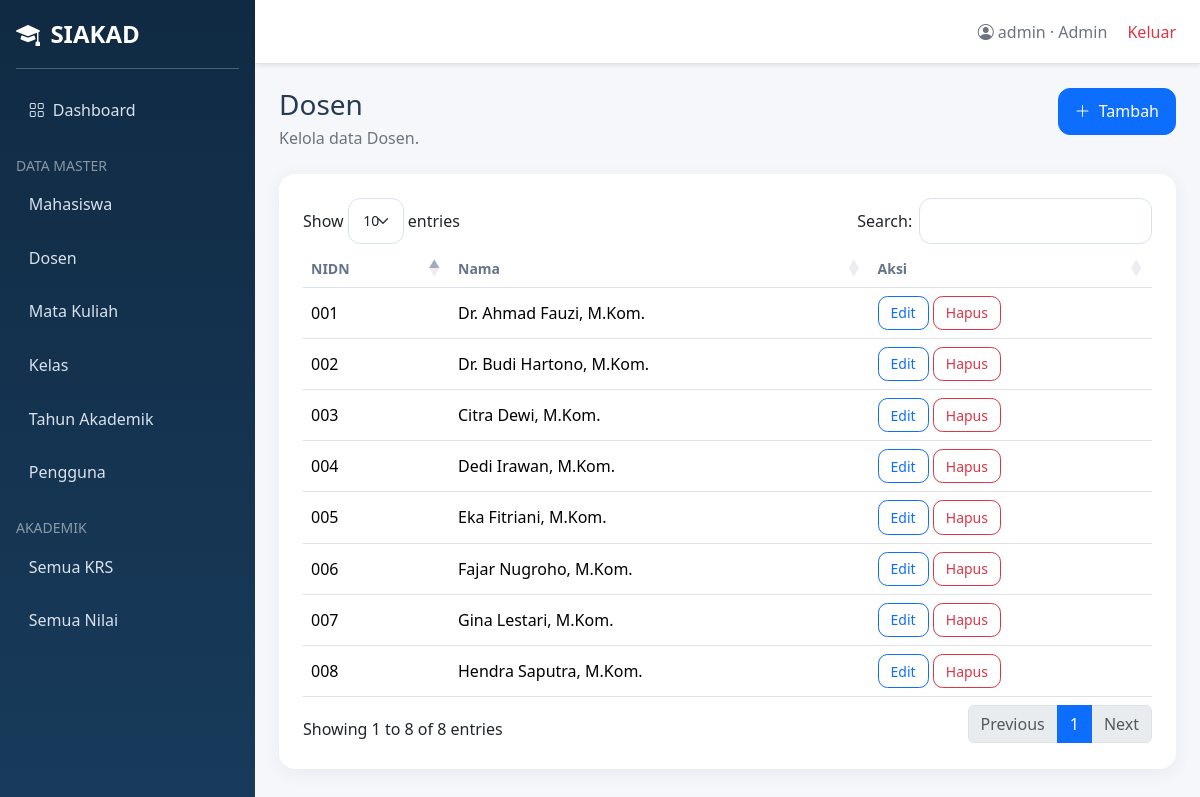
The page /admin/dosen.php (signed in) on the database its author committed.
### tables this page shows
CREATE TABLE dosen (id INT AUTO_INCREMENT PRIMARY KEY,user_id INT NULL UNIQUE,nidn VARCHAR(20) NOT NULL UNIQUE,nama VARCHAR(100) NOT NULL,CONSTRAINT fk_dosen_user FOREIGN KEY(user_id) REFERENCES users(id) ON DELETE SET NULL);

### admin/dosen.php (called while the page is built)
<?php $_GET['type']='dosen'; require __DIR__.'/master.php';

### includes/functions.php (called while the page is built, shortened)
<?php
function e(?string $value): string { return htmlspecialchars((string)$value, ENT_QUOTES, 'UTF-8'); }
function url(string $path = ''): string { return APP_URL . ltrim($path, '/'); }
function csrf(): string { return $_SESSION['csrf'] ??= bin2hex(random_bytes(32)); }
function user(): ?array { return $_SESSION['user'] ?? null; }
function dashboard_path(): string { return match(user()['role']) { 'admin' => 'admin/dashboard.php', 'dosen' => 'dosen/dashboard.php', default => 'mahasiswa/dashboard.php' }; }

### admin/master.php (the view, shortened to what this page needs)
<?php
require_once __DIR__ . '/../includes/functions.php';
$type = $_GET['type'] ?? 'mahasiswa';
$configs = [
	'mahasiswa' => ['title' => 'Mahasiswa', 'table' => 'mahasiswa', 'pk' => 'id', 'fields' => ['npm' => 'NPM', 'nama' => 'Nama', 'jk' => 'Jenis Kelamin (L/P)', 'alamat' => 'Alamat', 'prodi' => 'Program Studi', 'angkatan' => 'Angkatan'], 'list' => 'SELECT * FROM mahasiswa ORDER BY nama'],
	'dosen' => ['title' => 'Dosen', 'table' => 'dosen', 'pk' => 'id', 'fields' => ['nidn' => 'NIDN', 'nama' => 'Nama'], 'list' => 'SELECT * FROM dosen ORDER BY nama'],
	'mata_kuliah' => ['title' => 'Mata Kuliah', 'table' => 'mata_kuliah', 'pk' => 'id', 'fields' => ['kode' => 'Kode', 'nama' => 'Nama', 'sks' => 'SKS'], 'list' => 'SELECT * FROM mata_kuliah ORDER BY kode'],
	'tahun_akademik' => ['title' => 'Tahun Akademik', 'table' => 'tahun_akademik', 'pk' => 'id', 'fields' => ['tahun' => 'Tahun (mis. 2025/2026)', 'semester' => 'Semester (Ganjil/Genap)', 'status' => 'Status (Aktif/Nonaktif)'], 'list' => 'SELECT * FROM tahun_akademik ORDER BY tahun DESC'],
	'kelas' => ['title' => 'Kelas', 'table' => 'kelas', 'pk' => 'id', 'fields' => ['id_mk' => 'ID Mata Kuliah', 'id_dosen' => 'ID Dosen', 'id_tahun_akademik' => 'ID Tahun Akademik', 'nama_kelas' => 'Nama Kelas', 'kapasitas' => 'Kapasitas'], 'list' => 'SELECT k.*,m.kode,m.nama mk,d.nama dosen,t.tahun,t.semester FROM kelas k JOIN mata_kuliah m ON m.id=k.id_mk LEFT JOIN dosen d ON d.id=k.id_dosen JOIN tahun_akademik t ON t.id=k.id_tahun_akademik ORDER BY k.id DESC'],
	'users' => ['title' => 'Pengguna', 'table' => 'users', 'pk' => 'id', 'fields' => ['username' => 'Username', 'password' => 'Password (kosongkan saat edit)', 'role' => 'Peran (admin/dosen/mahasiswa)', 'person_id' => 'Pilih nama', 'is_active' => 'Aktif (1/0)'], 'list' => 'SELECT u.id,u.username,u.role,u.is_active,u.created_at,COALESCE(m.nama,d.nama,\'Admin\') nama_pengguna FROM users u LEFT JOIN mahasiswa m ON m.user_id=u.id LEFT JOIN dosen d ON d.user_id=u.id ORDER BY u.id DESC'],
];
$c = $configs[$type];
$pdo = db();
$rows = $pdo->query($c['list'])->fetchAll();
require_once __DIR__ . '/../includes/header.php';
?>
<div class="d-flex justify-content-between align-items-start flex-wrap gap-3 mb-4">
	<div>
		<h3 class="mb-1"><?= $c['title'] ?></h3>
		<p class="text-secondary mb-0">Kelola data <?= $c['title'] ?>.</p>
	</div>
	<a class="btn btn-primary" href="?type=<?= $type ?>&id=0"><i class="bi bi-plus-lg me-1"></i> Tambah</a>
</div>
<div class="card p-4">
	<div class="table-responsive">
		<table class="table table-hover align-middle datatable mb-0">
			<thead>
				<tr>
					<?php foreach ($c['fields'] as $field => $label): ?>
						<th><?= e(strtok($label, '(')) ?></th>
					<?php endforeach; ?>
					<th>Aksi</th>
				</tr>
			</thead>
			<tbody>
				<?php foreach ($rows as $row): ?>
				<tr>
					<?php foreach ($c['fields'] as $field => $label): ?>
						<td><?= e($field === 'password' ? '••••••' : ($row[$field] ?? ($field === 'id_mk' ? ($row['kode'] . ' — ' . $row['mk']) : ''))) ?></td>
					<?php endforeach; ?>
					<td class="text-nowrap">
						<a class="btn btn-sm btn-outline-primary" href="?type=<?= $type ?>&id=<?= $row['id'] ?>">Edit</a>
						<a onclick="return confirm('Hapus data ini?')" class="btn btn-sm btn-outline-danger" href="?type=<?= $type ?>&id=<?= $row['id'] ?>&delete=1&csrf=<?= csrf() ?>">Hapus</a>
					</td>
				</tr>
				<?php endforeach; ?>
			</tbody>
		</table>
	</div>
</div>
<?php require_once __DIR__ . '/../includes/footer.php'; ?>

### includes/header.php (shortened to what this page needs)
<?php require_once __DIR__ . '/functions.php'; require_login(); $page_title = $page_title ?? 'SIAKAD'; ?>
<!doctype html><html lang="id"><head><meta charset="utf-8"><meta name="viewport" content="width=device-width,initial-scale=1"><title><?= e($page_title) ?> | SIAKAD</title>
<link href="https://cdn.jsdelivr.net/npm/bootstrap@5.3.3/dist/css/bootstrap.min.css" rel="stylesheet"><link href="https://cdn.jsdelivr.net/npm/bootstrap-icons@1.11.3/font/bootstrap-icons.min.css" rel="stylesheet"><link href="https://cdn.datatables.net/1.13.8/css/dataTables.bootstrap5.min.css" rel="stylesheet"><link href="<?= url('assets/css/app.css') ?>" rel="stylesheet"></head><body>
<div class="d-flex"><aside class="sidebar p-3 text-white"><a class="brand text-white text-decoration-none fs-4 fw-bold" href="<?= url(dashboard_path()) ?>"><i class="bi bi-mortarboard-fill"></i> SIAKAD</a><hr><?php include __DIR__ . '/sidebar.php'; ?></aside><main class="flex-grow-1"><nav class="navbar bg-white border-bottom px-4 shadow-sm"><button class="btn d-lg-none" onclick="document.querySelector('.sidebar').classList.toggle('show')"><i class="bi bi-list"></i></button><span class="ms-auto text-secondary"><i class="bi bi-person-circle"></i> <?= e(user()['username']) ?> · <?= e(ucfirst(user()['role'])) ?> <a class="ms-3 text-danger" href="<?= url('auth/logout.php') ?>">Keluar</a></span></nav><div class="container-fluid p-4">

### includes/sidebar.php
<?php $role = user()['role']; ?>
<nav class="nav flex-column gap-1"><a class="nav-link" href="<?= url(dashboard_path()) ?>"><i class="bi bi-grid me-2"></i>Dashboard</a>
<?php if ($role === 'admin'): ?><div class="small text-uppercase text-white-50 mt-3">Data Master</div><a class="nav-link" href="<?= url('admin/mahasiswa.php') ?>">Mahasiswa</a><a class="nav-link" href="<?= url('admin/dosen.php') ?>">Dosen</a><a class="nav-link" href="<?= url('admin/mata_kuliah.php') ?>">Mata Kuliah</a><a class="nav-link" href="<?= url('admin/kelas.php') ?>">Kelas</a><a class="nav-link" href="<?= url('admin/tahun_akademik.php') ?>">Tahun Akademik</a><a class="nav-link" href="<?= url('admin/users.php') ?>">Pengguna</a><div class="small text-uppercase text-white-50 mt-3">Akademik</div><a class="nav-link" href="<?= url('admin/krs.php') ?>">Semua KRS</a><a class="nav-link" href="<?= url('admin/nilai.php') ?>">Semua Nilai</a>
<?php elseif ($role === 'dosen'): ?><a class="nav-link" href="<?= url('dosen/mata_kuliah.php') ?>">Mata Kuliah Saya</a><a class="nav-link" href="<?= url('dosen/nilai.php') ?>">Input Nilai</a>
<?php else: ?><a class="nav-link" href="<?= url('mahasiswa/profil.php') ?>">Profil</a><a class="nav-link" href="<?= url('mahasiswa/krs.php') ?>">Isi KRS</a><a class="nav-link" href="<?= url('mahasiswa/nilai.php') ?>">Nilai & IPK</a><?php endif; ?></nav>

### includes/footer.php (shortened to what this page needs)
</div></main></div></body></html>

### assets/css/app.css (style rules this page uses)
:root { --navy:#102a43; --blue:#2563eb; --bg:#f5f7fb; --text:#243b53; --muted:#64748b; }
* { box-sizing:border-box }
html,body { min-height:100% }
body { background:var(--bg); color:var(--text); overflow-x:hidden; }
a { text-decoration:none }
.sidebar { width:255px; min-height:100vh; background:linear-gradient(180deg,var(--navy),#183b5b); position:sticky; top:0; flex:0 0 255px; }
.sidebar .brand { display:flex; align-items:center; gap:.65rem; }
.sidebar .nav-link { color:#d9e2ec; border-radius:.65rem; padding:.7rem .8rem; margin:.1rem 0; transition:background-color .15s ease,color .15s ease,transform .15s ease; }
main { min-width:0; }
.navbar { min-height:64px; }
.container-fluid { padding-top:1.5rem; padding-bottom:1.5rem; }
.card { border:0; border-radius:1rem; box-shadow:0 4px 18px #102a4310; }
.table td,.table th { vertical-align:middle; }
.table thead th { color:var(--muted); font-size:.875rem; font-weight:600; white-space:nowrap; }
.btn { border-radius:.75rem; padding:.65rem 1rem; }
.btn-sm { padding:.35rem .75rem; border-radius:.6rem; }

### rows shown on the page
dosen: nidn "003", nama "Citra Dewi, M.Kom."
dosen: nidn "004", nama "Dedi Irawan, M.Kom."
dosen: nidn "001", nama "Dr. Ahmad Fauzi, M.Kom."
dosen: nidn "002", nama "Dr. Budi Hartono, M.Kom."
dosen: nidn "005", nama "Eka Fitriani, M.Kom."
dosen: nidn "006", nama "Fajar Nugroho, M.Kom."
dosen: nidn "007", nama "Gina Lestari, M.Kom."
dosen: nidn "008", nama "Hendra Saputra, M.Kom."

### other values the page prints
user()['username'] "admin"
user()['role'] "Admin"
$c['title'] "Dosen"
strtok($label, '(') "NIDN"
strtok($label, '(') "Nama"
